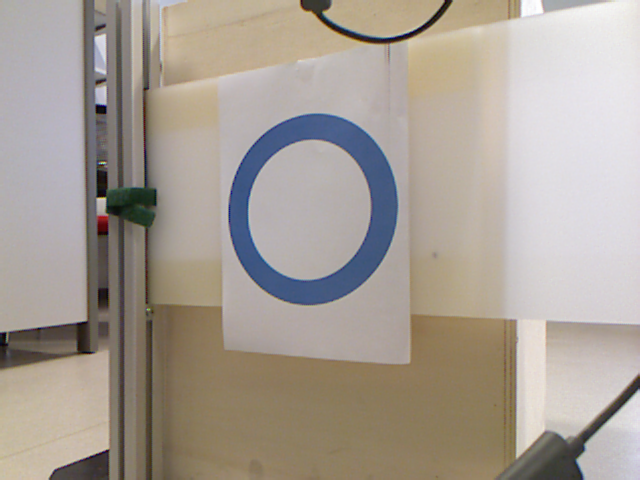
#> input picture exercise5/imgs/ring1.png, 640 x 480 px, found by its file name
$ python step_by_step_ring_detection.py
#> lines starting #> are read from the running program, lines starting #| are printed output that depends on the picture; after the words box and inside, x2 and y2 are one past the last pixel; in counts of white or black regions, pixels touching at a corner belong together
#!/usr/bin/env python
from __future__ import print_function

import sys
import cv2
import numpy as np


# Load the image from a file
cv_image = cv2.imread('C:\\Users\\luka\\Desktop\\RInS_TeamMu\\exercise5\\imgs\\ring1.png')
#> cv_image is the input picture: shape (480, 640, 3); mean B, G, R 149.5, 158.5, 167.2

cv_original = cv_image.copy()

cv2.imshow("Image window", cv_image)
cv2.waitKey(0)

# Set the dimensions of the image
dims = cv_image.shape
#> dims = (480, 640, 3)

# Tranform image to grayscale
gray = cv2.cvtColor(cv_image, cv2.COLOR_BGR2GRAY)
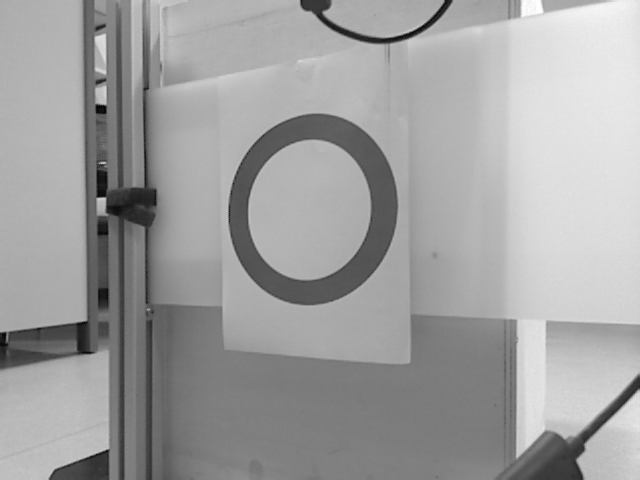
#> gray: shape (480, 640); min 3, max 254, mean 160.1

cv2.imshow("Image window", gray)
cv2.waitKey(0)

# Do histogram equlization
img = cv2.equalizeHist(gray)
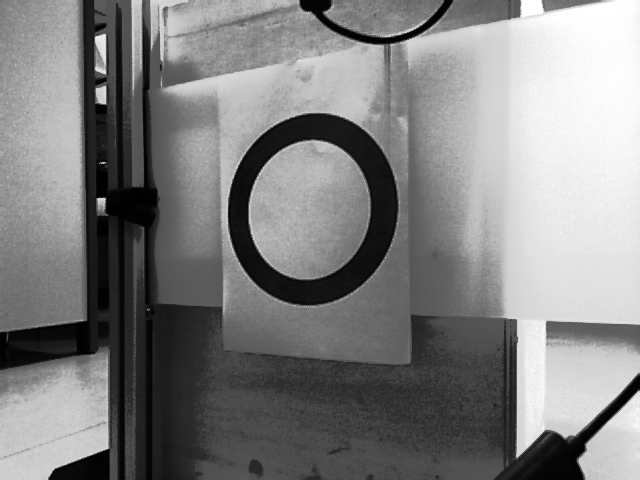
#> img: shape (480, 640); min 0, max 255, mean 129.1

cv2.imshow("Image window", img)
cv2.waitKey(0)

# Binarize the image
#  ret, thresh = cv2.threshold(img, 50, 255, cv2.THRESH_BINARY)
thresh = cv2.adaptiveThreshold(img, 255, cv2.ADAPTIVE_THRESH_GAUSSIAN_C, cv2.THRESH_BINARY, 201, 50)
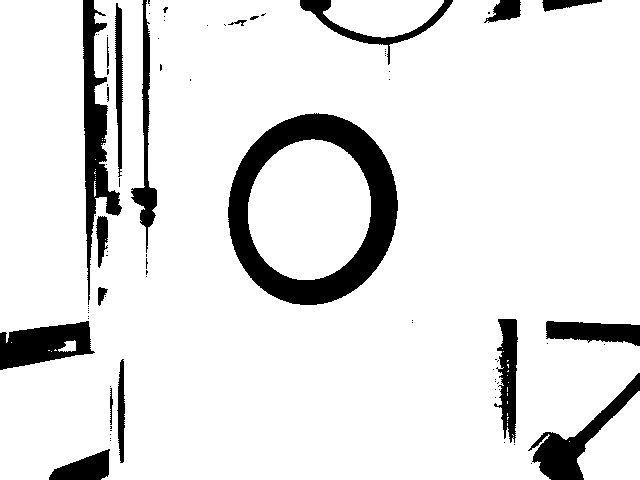
#> thresh: shape (480, 640); 89.3% white; 83 black regions (63 under 20 px)

cv2.imshow("Image window", thresh)
cv2.waitKey(0)


cv2.Canny(thresh, 50, 100)

# Extract contours
img2, contours = cv2.findContours(thresh, cv2.RETR_LIST, cv2.CHAIN_APPROX_SIMPLE)
#> img2 = 123 contours, 105 with area under 20; largest, box (x1, y1, x2, y2) and area: (0, 0, 640, 480) 281172, (227, 112, 399, 306) 25659, (248, 139, 371, 280) 13421, (577, 391, 640, 480) 3454, (323, 0, 444, 38) 3222; contours = 123 rows, first 6: [1, -1, -1, -1], [2, 0, -1, -1], [3, 1, -1, -1], [4, 2, -1, -1], [5, 3, -1, -1], [6, 4, -1, -1]
#print(contours)
#print(hierarchy)
#print(_)

# Example how to draw the contours

#> (the run stopped early here; a loop or call above may not have finished)

$ run again, with exercise5/imgs/frame0000.jpg saved as exercise5/imgs/ring1.png
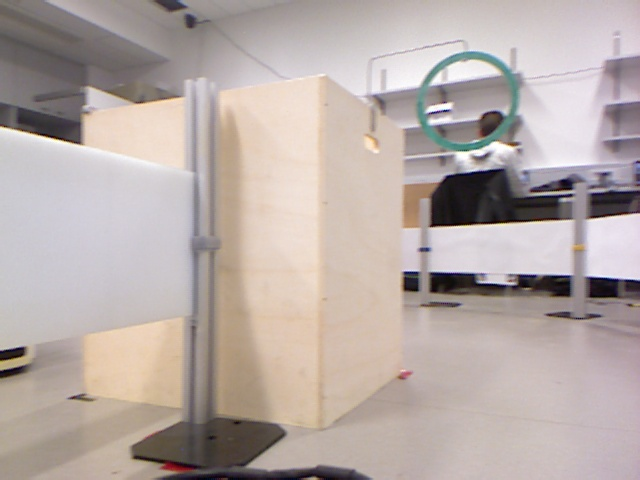
#> input picture exercise5/imgs/frame0000.jpg, 640 x 480 px, found by its file name
#> cv_image is the input picture: shape (480, 640, 3); mean B, G, R 167.1, 171, 182.6
#> `img = cv2.equalizeHist(gray)`:
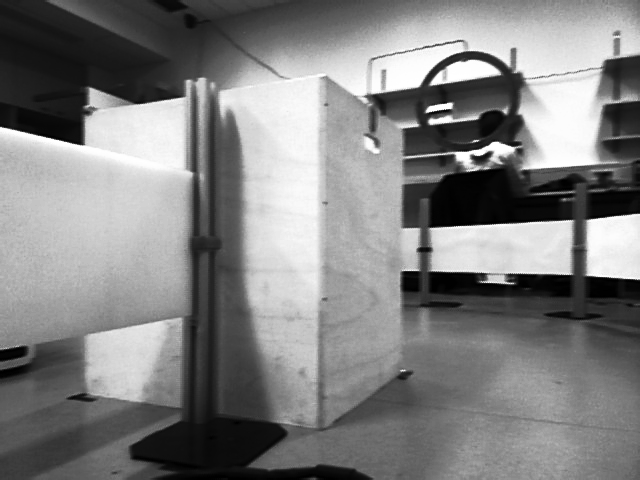
#> img: shape (480, 640); min 0, max 255, mean 128.7
#> `thresh = cv2.adaptiveThreshold(img, 255, cv2.ADAPTIVE_THRESH_GAUSSIAN_..`:
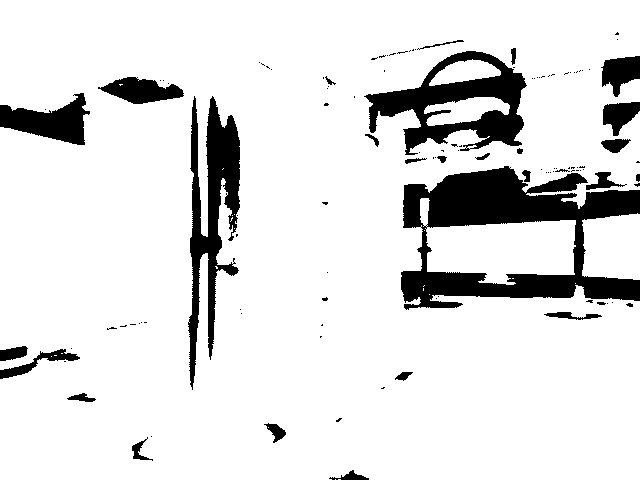
#> thresh: shape (480, 640); 87.7% white; 118 black regions (88 under 20 px)
#> img2 = 167 contours, 137 with area under 20; largest, box (x1, y1, x2, y2) and area: (0, 0, 640, 480) 273166, (363, 50, 528, 156) 9870, (420, 198, 576, 285) 7576, (187, 95, 241, 391) 7190, (582, 213, 640, 280) 3361; contours = 167 rows, first 6: [1, -1, -1, -1], [2, 0, -1, -1], [3, 1, -1, -1], [4, 2, -1, -1], [5, 3, -1, -1], [6, 4, -1, -1]

$ run again, with exercise5/imgs/frame0001.jpg saved as exercise5/imgs/ring1.png
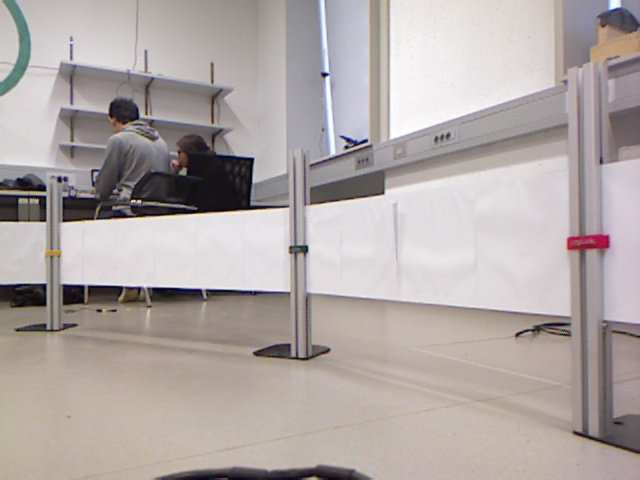
#> input picture exercise5/imgs/frame0001.jpg, 640 x 480 px, found by its file name
#> cv_image is the input picture: shape (480, 640, 3); mean B, G, R 165.9, 167.9, 176.4
#> `img = cv2.equalizeHist(gray)`:
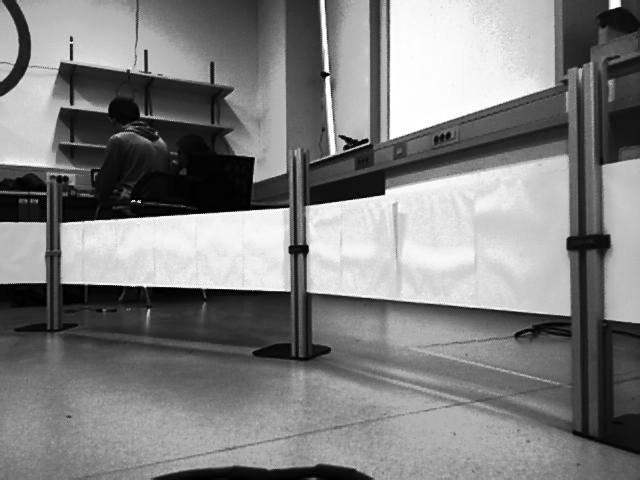
#> img: shape (480, 640); min 0, max 255, mean 128.7
#> `thresh = cv2.adaptiveThreshold(img, 255, cv2.ADAPTIVE_THRESH_GAUSSIAN_..`:
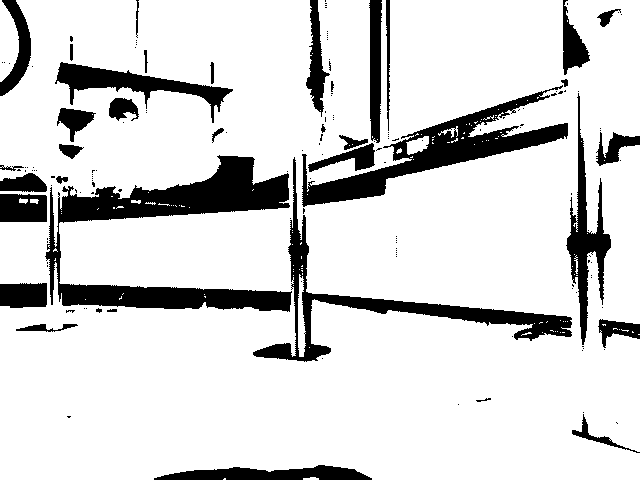
#> thresh: shape (480, 640); 84.4% white; 161 black regions (124 under 20 px)
#> img2 = 299 contours, 264 with area under 20; largest, box (x1, y1, x2, y2) and area: (0, 0, 640, 480) 291828, (44, 154, 293, 313) 13576, (301, 84, 569, 208) 8484, (252, 156, 573, 363) 7240, (565, 92, 612, 346) 3574; contours = 299 rows, first 6: [1, -1, -1, -1], [2, 0, -1, -1], [3, 1, -1, -1], [4, 2, -1, -1], [5, 3, -1, -1], [6, 4, -1, -1]

$ run again, with exercise5/imgs/frame0005.jpg saved as exercise5/imgs/ring1.png
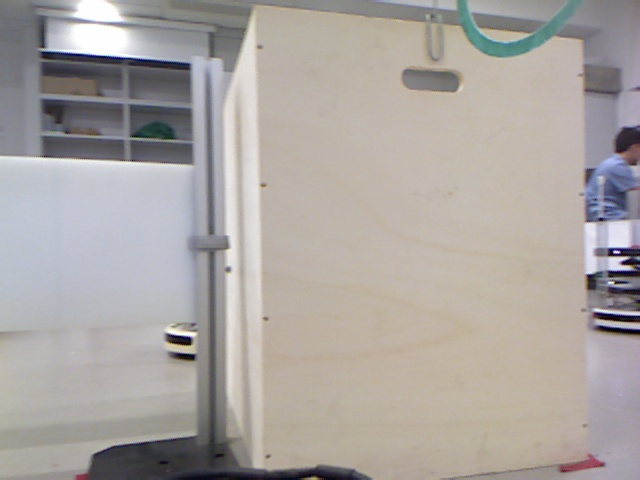
#> input picture exercise5/imgs/frame0005.jpg, 640 x 480 px, found by its file name
#> cv_image is the input picture: shape (480, 640, 3); mean B, G, R 161.3, 164.8, 170.1
#> `img = cv2.equalizeHist(gray)`:
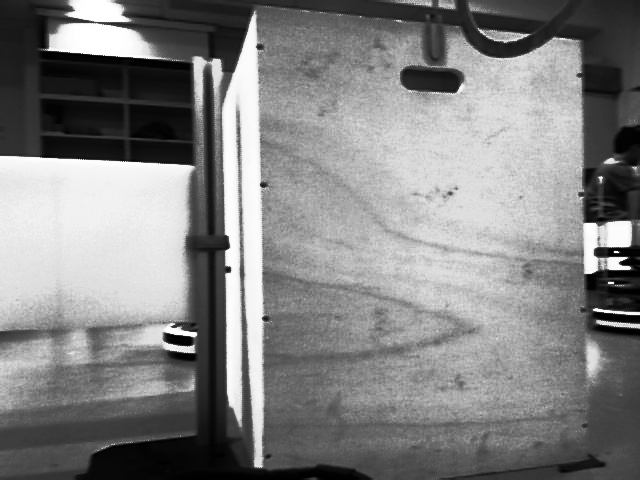
#> img: shape (480, 640); min 0, max 255, mean 130.3
#> `thresh = cv2.adaptiveThreshold(img, 255, cv2.ADAPTIVE_THRESH_GAUSSIAN_..`:
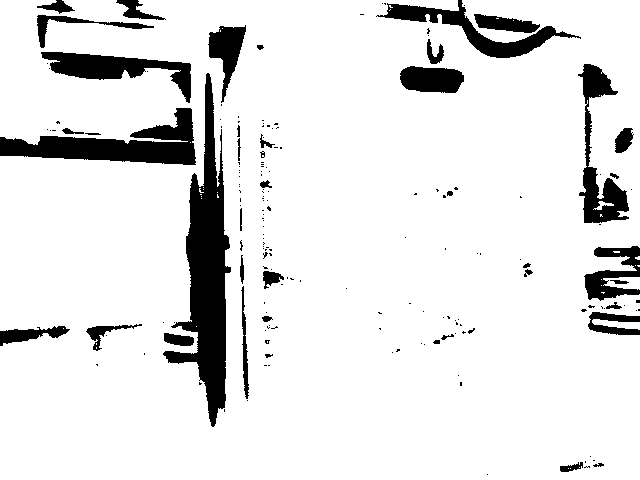
#> thresh: shape (480, 640); 89.3% white; 180 black regions (138 under 20 px)
#> img2 = 233 contours, 190 with area under 20; largest, box (x1, y1, x2, y2) and area: (0, 0, 640, 480) 293360, (162, 72, 232, 428) 9480, (577, 63, 630, 224) 3106, (40, 51, 192, 104) 3006, (399, 65, 465, 94) 1475; contours = 233 rows, first 6: [1, -1, -1, -1], [2, 0, -1, -1], [3, 1, -1, -1], [4, 2, -1, -1], [5, 3, -1, -1], [6, 4, -1, -1]
